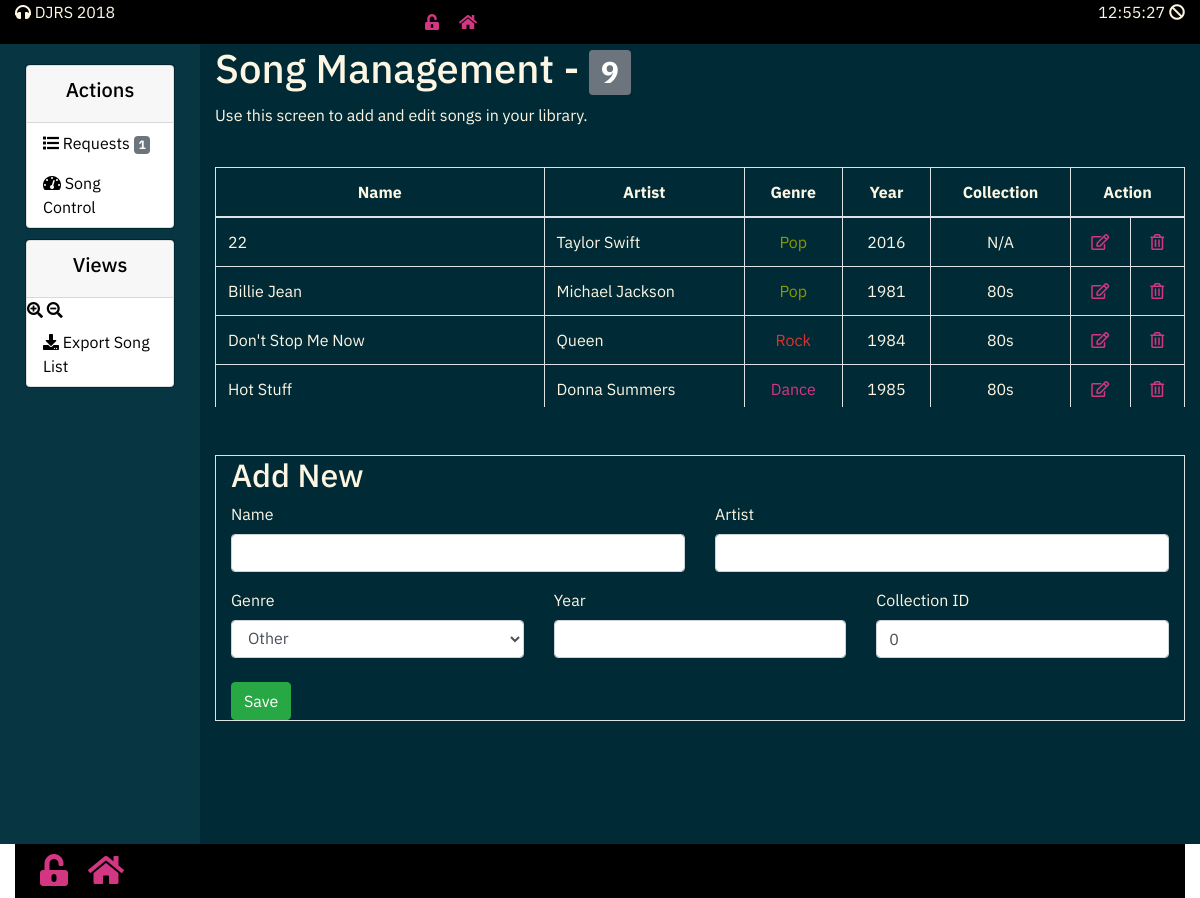
Before: /admin/list_manager.php with the older database file.
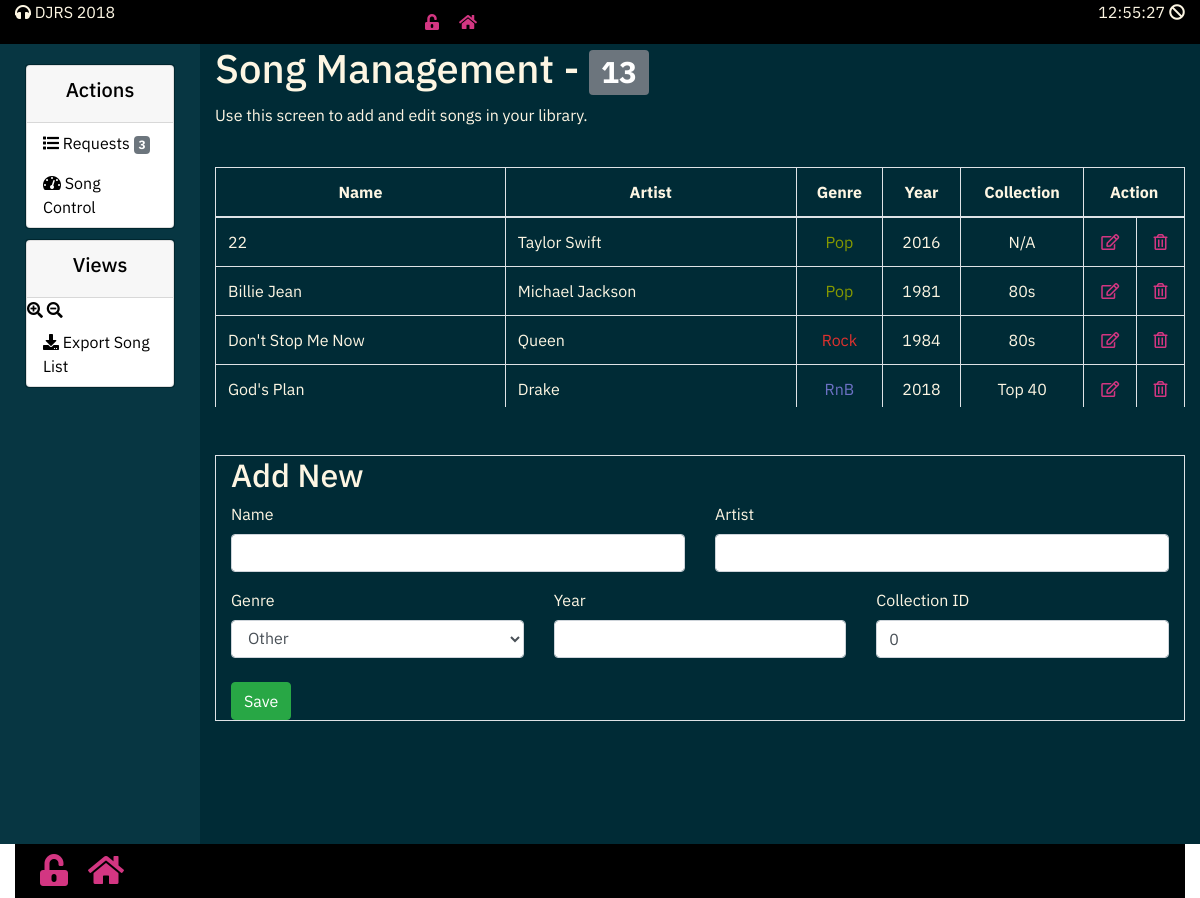
After: the same page with the newer database file.
### tables this page shows
CREATE TABLE IF NOT EXISTS `crud` (
  `id` int(11) NOT NULL AUTO_INCREMENT,
  `name` varchar(50) NOT NULL,
  `artist` varchar(50) NOT NULL,
  `album` varchar(50) DEFAULT NULL COMMENT 'Song Album',
  `genre` varchar(20) DEFAULT NULL,
  `year` int(4) DEFAULT NULL,
  `collec_id` int(11) NOT NULL DEFAULT '0' COMMENT 'Collection ID',
  `active` tinyint(1) NOT NULL DEFAULT '0',
  PRIMARY KEY (`id`)
);

CREATE TABLE IF NOT EXISTS `collections` (
  `collection_id` int(11) NOT NULL AUTO_INCREMENT COMMENT 'The ID of the Collection',
  `collection_name` varchar(30) NOT NULL COMMENT 'The Collection Name',
  `collection_icon` varchar(50) DEFAULT NULL COMMENT 'FontAwesome Icon Code.',
  PRIMARY KEY (`collection_id`)
);

### config/DBConfig.php (called while the page is built, shortened)
 <?php
$environment = LOCAL;
?>

### functions/functions.php (called while the page is built, shortened)
<?php
function countRequestsActive($db) {
  $query = "SELECT COUNT(*) FROM requests WHERE request_active = 1";
  $result = mysqli_query($db, $query);
  $rows = mysqli_fetch_row($result);
  return $rows[0];
}
function countSongs($db) {
  $query = "SELECT COUNT(*) FROM crud";
  $result = mysqli_query($db, $query);
  $rows = mysqli_fetch_row($result);
  return $rows[0];
}
function getCollectionName($db, $collectionNum) {
  $check = "SELECT * FROM collections WHERE collection_id = $collectionNum";
  $result = mysqli_query($db, $check);
  $rs = mysqli_fetch_array($result);
  $collectionName = $rs['collection_name'];
  if ($collectionName == "") {
    $collectionName = "N/A";
  }
  return $collectionName;
}

### functions/server.php (called while the page is built, shortened)
<?php
$update = false;

### admin/list_manager.php (the view, shortened to what the changed rows need)
<?php include($_SERVER["DOCUMENT_ROOT"] . "/dj-app2/partials/_header.php"); ?>
      <div class="row">
        <div id='collectionWin' class="col-md-2">
          <?php include($_SERVER["DOCUMENT_ROOT"] . "/dj-app2/partials/_action_blocks.php"); ?>
            <br>
        </div>
        <div id='mainWin' class="col-md-10">
          <div class="row">
            <div class="col-md-12">
            <div id='CRUDWindow'>
            <h1>Song Management - <span class="badge badge-secondary"><?php echo countSongs($db); ?></span></h1>
            <br>
            <?php $results = mysqli_query($db, "SELECT * FROM crud ORDER BY name ASC"); ?>
            <div class="ResultTable">
              <table class='table table-bordered'>
                <thead>
                  <tr>
                    <th class='text-center'>Name</th>
                    <th class='text-center'>Artist</th>
                    <th class='text-center'>Genre</th>
                    <th class='text-center'>Year</th>
                    <th class='text-center'>Collection</th>
                    <th colspan="2" class='text-center'>Action</th>
                  </tr>
                </thead>
                <?php while ($row = mysqli_fetch_array($results)) {
                  $collectionNum = $row['collec_id'];
                  ?>
                  <tr>
                    <td><?php echo $row['name']; ?></td>
                    <td><?php echo $row['artist']; ?></td>
                    <td class='text-center'><span class='colourCell<?php echo $row['genre']; ?>'><?php echo $row['genre']; ?></span></td>
                    <td class='text-center'><?php echo $row['year']; ?></td>
                    <td class='text-center'><?php echo getCollectionName($db, $collectionNum); ?></td>
                    <td class='text-center'>
                      <a href="../admin/list_manager.php?edit=<?php echo $row['id']; ?>" class="edit_btn" ><i class="far fa-edit"></i></a>
                    </td>
                    <td class='text-center'>
                      <a href="../functions/server.php?del=<?php echo $row['id']; ?>" class="del_btn"><i class="far fa-trash-alt"></i></a>
                    </td>
                  </tr>
                <?php } ?>
              </table>
            </div>
            <br>
            <br>
            <form method="post" class="form-group col-md-12 border" action="../functions/server.php" >
              <?php if ($update == true): ?>
                <h2>Update</h2>
              <?php else: ?>
                <h2>Add New</h2>
              <?php endif ?>
              <br>
            </form>
            </div>
          </div>
        </div>
      </div>
    </div>
<?php include($_SERVER["DOCUMENT_ROOT"] . "/dj-app2/partials/_footer.php"); ?>

### partials/_action_blocks.php (shortened to what the changed rows need)
<div class="card action_block">
  <div class="card">
    <ul class="nav flex-column">
      <li class="nav-item"><a class="nav-link" href="<?php echo $environment; ?>admin/index.php"><i class="fas fa-list"></i> Requests <span class="badge badge-secondary"><?php echo countRequestsActive($db); ?></span></a></li>
    </ul>
  </div>
</div>

Changed rows visible on the page:
no longer on this page (row unchanged): crud: name "Hot Stuff", artist "Donna Summers", genre "Dance", year "1985", collec.collection_name "80s"
added crud: name "God's Plan", artist "Drake", genre "RnB", year "2018", collec.collection_name "Top 40"
Other visible differences:
countRequestsActive($db): "1" → "3"
countSongs($db): "9" → "13"
